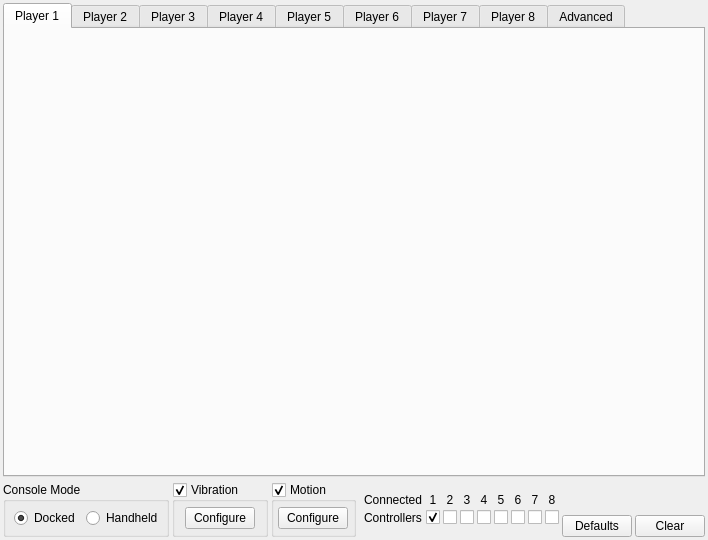
<?xml version="1.0" encoding="UTF-8"?>
<ui version="4.0">
 <class>ConfigureInput</class>
 <widget class="QWidget" name="ConfigureInput">
  <property name="geometry">
   <rect>
    <x>0</x>
    <y>0</y>
    <width>680</width>
    <height>540</height>
   </rect>
  </property>
  <property name="windowTitle">
   <string>ConfigureInput</string>
  </property>
  <layout class="QVBoxLayout" name="verticalLayout_5">
   <property name="spacing">
    <number>2</number>
   </property>
   <property name="leftMargin">
    <number>3</number>
   </property>
   <property name="topMargin">
    <number>3</number>
   </property>
   <property name="rightMargin">
    <number>3</number>
   </property>
   <property name="bottomMargin">
    <number>3</number>
   </property>
   <item>
    <widget class="QTabWidget" name="tabWidget">
     <property name="currentIndex">
      <number>0</number>
     </property>
     <widget class="QWidget" name="tabPlayer1">
      <property name="accessibleName">
       <string>Player 1</string>
      </property>
      <attribute name="title">
       <string>Player 1</string>
      </attribute>
     </widget>
     <widget class="QWidget" name="tabPlayer2">
      <property name="accessibleName">
       <string>Player 2</string>
      </property>
      <attribute name="title">
       <string>Player 2</string>
      </attribute>
     </widget>
     <widget class="QWidget" name="tabPlayer3">
      <property name="accessibleName">
       <string>Player 3</string>
      </property>
      <attribute name="title">
       <string>Player 3</string>
      </attribute>
     </widget>
     <widget class="QWidget" name="tabPlayer4">
      <property name="accessibleName">
       <string>Player 4</string>
      </property>
      <attribute name="title">
       <string>Player 4</string>
      </attribute>
     </widget>
     <widget class="QWidget" name="tabPlayer5">
      <property name="accessibleName">
       <string>Player 5</string>
      </property>
      <attribute name="title">
       <string>Player 5</string>
      </attribute>
     </widget>
     <widget class="QWidget" name="tabPlayer6">
      <property name="accessibleName">
       <string>Player 6</string>
      </property>
      <attribute name="title">
       <string>Player 6</string>
      </attribute>
     </widget>
     <widget class="QWidget" name="tabPlayer7">
      <property name="accessibleName">
       <string>Player 7</string>
      </property>
      <attribute name="title">
       <string>Player 7</string>
      </attribute>
     </widget>
     <widget class="QWidget" name="tabPlayer8">
      <property name="accessibleName">
       <string>Player 8</string>
      </property>
      <attribute name="title">
       <string>Player 8</string>
      </attribute>
     </widget>
     <widget class="QWidget" name="tabAdvanced">
      <property name="accessibleName">
       <string>Advanced</string>
      </property>
      <attribute name="title">
       <string>Advanced</string>
      </attribute>
     </widget>
    </widget>
   </item>
   <item alignment="Qt::AlignVCenter">
    <widget class="QWidget" name="consoleInputSettings" native="true">
     <layout class="QHBoxLayout" name="buttonsBottomRightHorizontalLayout">
      <property name="spacing">
       <number>3</number>
      </property>
      <property name="leftMargin">
       <number>0</number>
      </property>
      <property name="topMargin">
       <number>3</number>
      </property>
      <property name="rightMargin">
       <number>0</number>
      </property>
      <property name="bottomMargin">
       <number>0</number>
      </property>
      <item alignment="Qt::AlignVCenter">
       <widget class="QGroupBox" name="handheldGroup">
        <property name="maximumSize">
         <size>
          <width>16777215</width>
          <height>16777215</height>
         </size>
        </property>
        <property name="title">
         <string>Console Mode</string>
        </property>
        <layout class="QHBoxLayout" name="horizontalLayout">
         <property name="spacing">
          <number>6</number>
         </property>
         <property name="leftMargin">
          <number>8</number>
         </property>
         <property name="topMargin">
          <number>6</number>
         </property>
         <property name="rightMargin">
          <number>3</number>
         </property>
         <property name="bottomMargin">
          <number>6</number>
         </property>
         <item>
          <widget class="QRadioButton" name="radioDocked">
           <property name="text">
            <string>Docked</string>
           </property>
           <property name="checked">
            <bool>true</bool>
           </property>
          </widget>
         </item>
         <item>
          <widget class="QRadioButton" name="radioUndocked">
           <property name="text">
            <string>Handheld</string>
           </property>
          </widget>
         </item>
        </layout>
       </widget>
      </item>
      <item>
       <widget class="QGroupBox" name="vibrationGroup">
        <property name="title">
         <string>Vibration</string>
        </property>
        <property name="checkable">
         <bool>true</bool>
        </property>
        <layout class="QHBoxLayout" name="horizontalLayout_2">
         <property name="leftMargin">
          <number>3</number>
         </property>
         <property name="topMargin">
          <number>3</number>
         </property>
         <property name="rightMargin">
          <number>3</number>
         </property>
         <property name="bottomMargin">
          <number>3</number>
         </property>
         <item>
          <widget class="QPushButton" name="vibrationButton">
           <property name="minimumSize">
            <size>
             <width>68</width>
             <height>0</height>
            </size>
           </property>
           <property name="maximumSize">
            <size>
             <width>68</width>
             <height>16777215</height>
            </size>
           </property>
           <property name="styleSheet">
            <string notr="true">min-width: 68px;</string>
           </property>
           <property name="text">
            <string>Configure</string>
           </property>
          </widget>
         </item>
        </layout>
       </widget>
      </item>
      <item>
       <widget class="QGroupBox" name="motionGroup">
        <property name="title">
         <string>Motion</string>
        </property>
        <property name="checkable">
         <bool>true</bool>
        </property>
        <layout class="QHBoxLayout" name="horizontalLayout_3">
         <property name="leftMargin">
          <number>3</number>
         </property>
         <property name="topMargin">
          <number>3</number>
         </property>
         <property name="rightMargin">
          <number>3</number>
         </property>
         <property name="bottomMargin">
          <number>3</number>
         </property>
         <item>
          <widget class="QPushButton" name="motionButton">
           <property name="minimumSize">
            <size>
             <width>68</width>
             <height>0</height>
            </size>
           </property>
           <property name="maximumSize">
            <size>
             <width>68</width>
             <height>16777215</height>
            </size>
           </property>
           <property name="styleSheet">
            <string notr="true">min-width: 68px;</string>
           </property>
           <property name="text">
            <string>Configure</string>
           </property>
          </widget>
         </item>
        </layout>
       </widget>
      </item>
      <item alignment="Qt::AlignVCenter">
       <widget class="QWidget" name="connectedControllers" native="true">
        <layout class="QGridLayout" name="gridLayout_2">
         <property name="leftMargin">
          <number>5</number>
         </property>
         <property name="topMargin">
          <number>0</number>
         </property>
         <property name="rightMargin">
          <number>0</number>
         </property>
         <property name="bottomMargin">
          <number>0</number>
         </property>
         <property name="spacing">
          <number>3</number>
         </property>
         <item row="1" column="2">
          <widget class="QCheckBox" name="checkboxPlayer2Connected">
           <property name="text">
            <string/>
           </property>
          </widget>
         </item>
         <item row="1" column="0">
          <widget class="QLabel" name="label_2">
           <property name="text">
            <string>Controllers</string>
           </property>
          </widget>
         </item>
         <item row="1" column="4">
          <widget class="QCheckBox" name="checkboxPlayer4Connected">
           <property name="text">
            <string/>
           </property>
          </widget>
         </item>
         <item row="1" column="3">
          <widget class="QCheckBox" name="checkboxPlayer3Connected">
           <property name="text">
            <string/>
           </property>
          </widget>
         </item>
         <item row="1" column="5">
          <widget class="QCheckBox" name="checkboxPlayer5Connected">
           <property name="text">
            <string/>
           </property>
          </widget>
         </item>
         <item row="0" column="1">
          <widget class="QLabel" name="label">
           <property name="text">
            <string>1</string>
           </property>
           <property name="alignment">
            <set>Qt::AlignCenter</set>
           </property>
          </widget>
         </item>
         <item row="1" column="7">
          <widget class="QCheckBox" name="checkboxPlayer7Connected">
           <property name="text">
            <string/>
           </property>
          </widget>
         </item>
         <item row="1" column="6">
          <widget class="QCheckBox" name="checkboxPlayer6Connected">
           <property name="text">
            <string/>
           </property>
          </widget>
         </item>
         <item row="1" column="1">
          <widget class="QCheckBox" name="checkboxPlayer1Connected">
           <property name="layoutDirection">
            <enum>Qt::LeftToRight</enum>
           </property>
           <property name="checked">
            <bool>true</bool>
           </property>
          </widget>
         </item>
         <item row="1" column="8">
          <widget class="QCheckBox" name="checkboxPlayer8Connected">
           <property name="text">
            <string/>
           </property>
          </widget>
         </item>
         <item row="0" column="2">
          <widget class="QLabel" name="label_3">
           <property name="text">
            <string>2</string>
           </property>
           <property name="alignment">
            <set>Qt::AlignCenter</set>
           </property>
          </widget>
         </item>
         <item row="0" column="3">
          <widget class="QLabel" name="label_4">
           <property name="text">
            <string>3</string>
           </property>
           <property name="alignment">
            <set>Qt::AlignCenter</set>
           </property>
          </widget>
         </item>
         <item row="0" column="4">
          <widget class="QLabel" name="label_5">
           <property name="text">
            <string>4</string>
           </property>
           <property name="alignment">
            <set>Qt::AlignCenter</set>
           </property>
          </widget>
         </item>
         <item row="0" column="5">
          <widget class="QLabel" name="label_6">
           <property name="text">
            <string>5</string>
           </property>
           <property name="alignment">
            <set>Qt::AlignCenter</set>
           </property>
          </widget>
         </item>
         <item row="0" column="6">
          <widget class="QLabel" name="label_7">
           <property name="text">
            <string>6</string>
           </property>
           <property name="alignment">
            <set>Qt::AlignCenter</set>
           </property>
          </widget>
         </item>
         <item row="0" column="7">
          <widget class="QLabel" name="label_8">
           <property name="text">
            <string>7</string>
           </property>
           <property name="alignment">
            <set>Qt::AlignCenter</set>
           </property>
          </widget>
         </item>
         <item row="0" column="8">
          <widget class="QLabel" name="label_9">
           <property name="text">
            <string>8</string>
           </property>
           <property name="alignment">
            <set>Qt::AlignCenter</set>
           </property>
          </widget>
         </item>
         <item row="0" column="0">
          <widget class="QLabel" name="label_10">
           <property name="text">
            <string>Connected</string>
           </property>
          </widget>
         </item>
        </layout>
       </widget>
      </item>
      <item>
       <spacer name="horizontalSpacer">
        <property name="orientation">
         <enum>Qt::Horizontal</enum>
        </property>
        <property name="sizeHint" stdset="0">
         <size>
          <width>40</width>
          <height>20</height>
         </size>
        </property>
       </spacer>
      </item>
      <item alignment="Qt::AlignBottom">
       <widget class="QPushButton" name="buttonRestoreDefaults">
        <property name="sizePolicy">
         <sizepolicy hsizetype="Minimum" vsizetype="Fixed">
          <horstretch>0</horstretch>
          <verstretch>0</verstretch>
         </sizepolicy>
        </property>
        <property name="minimumSize">
         <size>
          <width>68</width>
          <height>0</height>
         </size>
        </property>
        <property name="maximumSize">
         <size>
          <width>68</width>
          <height>16777215</height>
         </size>
        </property>
        <property name="sizeIncrement">
         <size>
          <width>0</width>
          <height>0</height>
         </size>
        </property>
        <property name="baseSize">
         <size>
          <width>0</width>
          <height>0</height>
         </size>
        </property>
        <property name="layoutDirection">
         <enum>Qt::LeftToRight</enum>
        </property>
        <property name="styleSheet">
         <string notr="true">min-width: 68px;</string>
        </property>
        <property name="text">
         <string>Defaults</string>
        </property>
       </widget>
      </item>
      <item alignment="Qt::AlignBottom">
       <widget class="QPushButton" name="buttonClearAll">
        <property name="sizePolicy">
         <sizepolicy hsizetype="Minimum" vsizetype="Fixed">
          <horstretch>0</horstretch>
          <verstretch>0</verstretch>
         </sizepolicy>
        </property>
        <property name="minimumSize">
         <size>
          <width>68</width>
          <height>0</height>
         </size>
        </property>
        <property name="maximumSize">
         <size>
          <width>68</width>
          <height>16777215</height>
         </size>
        </property>
        <property name="sizeIncrement">
         <size>
          <width>0</width>
          <height>0</height>
         </size>
        </property>
        <property name="baseSize">
         <size>
          <width>0</width>
          <height>0</height>
         </size>
        </property>
        <property name="layoutDirection">
         <enum>Qt::LeftToRight</enum>
        </property>
        <property name="styleSheet">
         <string notr="true">min-width: 68px;</string>
        </property>
        <property name="text">
         <string>Clear</string>
        </property>
       </widget>
      </item>
     </layout>
    </widget>
   </item>
  </layout>
 </widget>
 <resources/>
 <connections/>
</ui>
